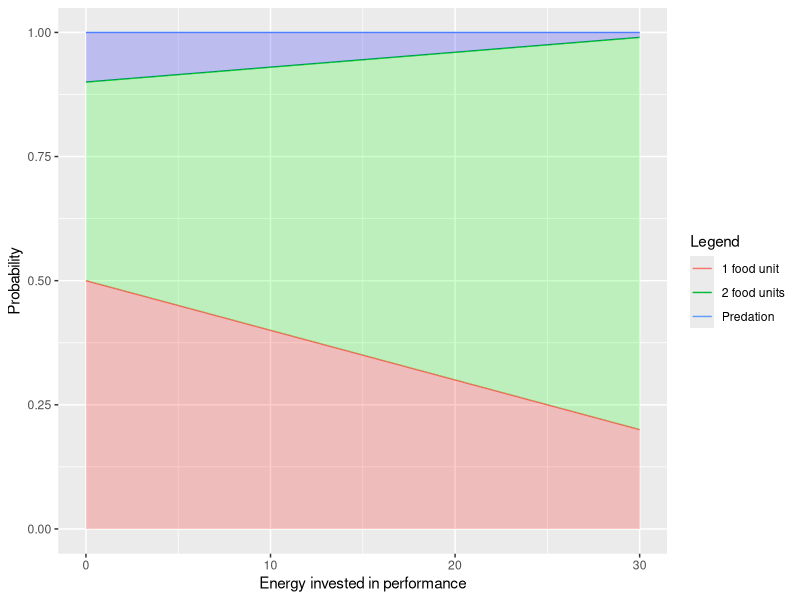
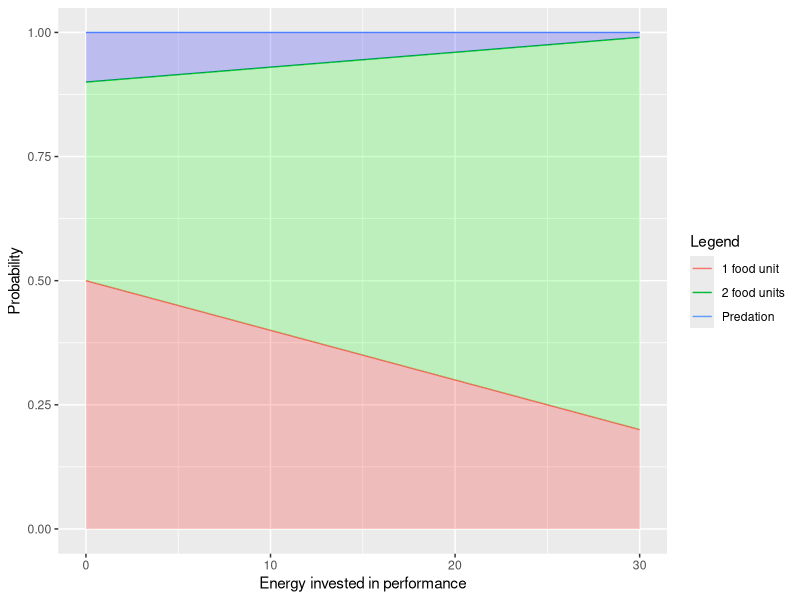
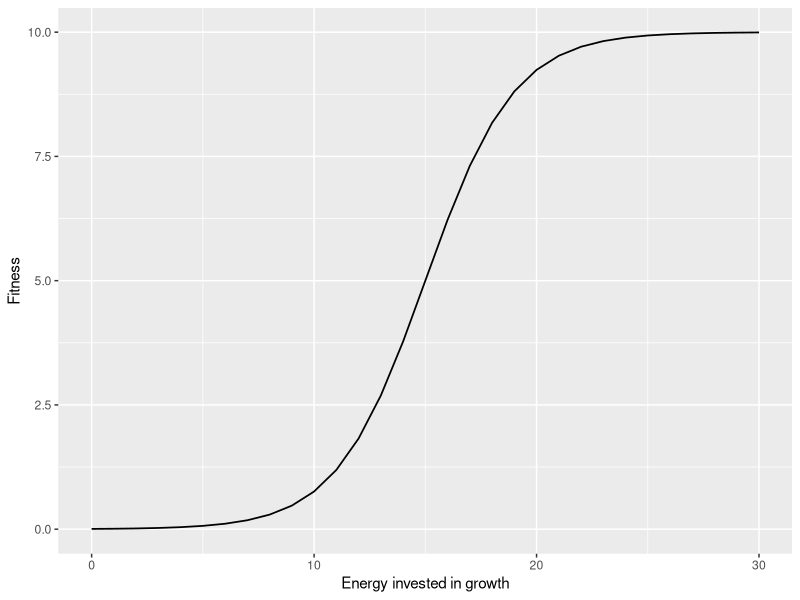

The R script that drew these images, in order:
# SDO MODEL

#----------------Initial parameters-------------------

growth <- 0 # Initial growth value

performance <- 0 # Initial performance value

energy_reserve <- 0 # Where food units go before being invested

metabolic_rate <- 1 
# Amount of food units that every time step is used on self-maintenance

prob_1_unit <- seq(from = 0.5, to = 0.2, length.out = 31) 
# Probability of finding 1 unit of food

prob_2_unit <-seq(from = 0.4, to = 0.79, length.out = 31)
# Probability of finding 2 unit of food

prob_predation <- seq(from = 0.1, to = 0.01, length.out = 31)
# Probability of being predated

energy_growth <- seq(from = 0, to = 30, length.out = 31)

energy_performance <- seq(from = 0, to = 30, length.out = 31)

matrix_food_predation <- cbind(energy_performance , prob_1_unit , prob_2_unit , prob_predation)
# Matrix with the probabilities of each event for every performance value

matrix_food_predation_sum <- cbind(energy_performance , prob_1_unit , prob_2_unit + prob_1_unit, prob_predation + prob_2_unit + prob_1_unit)
# Matrix with the probabilities of each event for every performance value, packed

matrix_food_predation_df <- as.data.frame(matrix_food_predation)
# Data frame of the probabilities

matrix_food_predation_sum_df <- as.data.frame(matrix_food_predation_sum)
names(matrix_food_predation_sum_df)[3] <- "prob_2_unit"
names(matrix_food_predation_sum_df)[4] <- "prob_predation"
# Data frame of the stacked probabilities

sigmoid = function(energy_growth) {
  10 / (1 + exp(0.5*(-energy_growth+15)))
}

fitness_values <- cbind(energy_growth, sigmoid(energy_growth))
fitness_values_df <- as.data.frame(fitness_values)
names(fitness_values_df)[2] <- "Fitness"
# Sigmoid function + Data frame with all its values



#------------------Graphs------------------------

library(ggplot2)
library(dplyr)
library(viridis) # I can't make it colorblind-friendly, but I would like to

# Probability graph

Probability_plot <- ggplot(data = matrix_food_predation_df, aes(x = energy_performance, group = 1)) +
  geom_line(aes(y = prob_1_unit, color = "1 food unit")) +
  geom_line(aes(y = prob_2_unit + prob_1_unit , color = "2 food units")) +
  geom_line(aes(y = prob_predation + prob_2_unit + prob_1_unit, color="Predation")) +
  xlab('Energy invested in performance') +
  ylab('Probability') +
  scale_colour_discrete("Legend") +
  geom_ribbon(aes(ymax = 1, ymin = prob_2_unit + prob_1_unit), fill = "blue", alpha = 0.2) +
  geom_ribbon(aes(ymax = prob_2_unit + prob_1_unit, ymin = prob_1_unit), fill = "green", alpha = 0.2) +
  geom_ribbon(aes(ymax = prob_1_unit, ymin = 0), fill="red", alpha = 0.2)

Probability_plot # Without stacked matrix

Probability_plot_2 <- ggplot(data = matrix_food_predation_sum_df, aes(x = energy_performance, group = 1)) +
  geom_line(aes(y = prob_1_unit, color = "1 food unit")) +
  geom_line(aes(y = prob_2_unit, color = "2 food units")) +
  geom_line(aes(y = prob_predation, color="Predation")) +
  xlab('Energy invested in performance') +
  ylab('Probability') +
  scale_colour_discrete("Legend") +
  geom_ribbon(aes(ymax = 1, ymin = prob_2_unit), fill = "blue", alpha = 0.2) +
  geom_ribbon(aes(ymax = prob_2_unit, ymin = prob_1_unit), fill = "green", alpha = 0.2) +
  geom_ribbon(aes(ymax = prob_1_unit, ymin = 0), fill="red", alpha = 0.2)

Probability_plot_2 # With stacked matrix


# Fitness graph

Fitness_plot <- ggplot(data = fitness_values_df, aes(x = energy_growth)) +
  geom_line(aes(energy_growth, Fitness), data = fitness_values_df, size = 0.6) +
  xlab("Energy invested in growth") + ylab("Fitness")

Fitness_plot



#-----------------Loop---------------------

x <- 1

Random_1 <- function(x){
  runif(x)
}
# Function that generates a random number from 0 to 1 every time it is called

Random_num <- Random_1(x)
# We fix a random number, on which the if loop is going to work

Random_num
# Fixed random number

if(Random_num < prob_1_unit[1]) {
  energy_reserve <- energy_reserve + 1 - metabolic_rate
  "I've found 1 piece of food!"
  } else if(Random_num > prob_1_unit[1] & Random_num <= (prob_1_unit[1] + prob_2_unit[1])) {
  energy_reserve <- energy_reserve + 2 - metabolic_rate
  "I've found 2 pieces of food!! WOW!"
  } else {
  energy_reserve <- 0
  "I'm dead :("
  }
# 3 possible outputs. At the moment we are only working with 0 energy invested on performance. 


time <- 0
while (time <= 10){
  Random_num <- Random_1(x)
  # We fix a random number, on which the if loop is going to work
  
  Random_num
  # Fixed random number
  
  if(Random_num < prob_1_unit[1]) {
    energy_reserve <- energy_reserve + 1 - metabolic_rate
    print("I've found 1 piece of food!")
  } else if(Random_num > prob_1_unit[1] & Random_num <= (prob_1_unit[1] + prob_2_unit[1])) {
    energy_reserve <- energy_reserve + 2 - metabolic_rate
    print("I've found 2 pieces of food!! WOW!")
  } else {
    energy_reserve <- 0
    print("I'm dead :(")
  }
  time <- time + 1
}

# While loop for the previous if sequence. Now we should try to 
# change the performance state at each time_step



time <- 0
while (time <= 10){
  Random_num <- Random_1(x)
  # We fix a random number, on which the if loop is going to work
  
  Random_num
  # Fixed random number
  
  if(Random_num < prob_1_unit[energy_reserve + 1]) {
    energy_reserve <- energy_reserve + 1 - metabolic_rate
    print("I've found 1 piece of food!")
  } else if(Random_num > prob_1_unit[energy_reserve + 1] & Random_num <= (prob_1_unit[energy_reserve + 1] + prob_2_unit[energy_reserve + 1])) {
    energy_reserve <- energy_reserve + 2 - metabolic_rate
    print("I've found 2 pieces of food!! WOW!")
  } else {
    energy_reserve <- 0
    print("I'm dead :(")
  }
  
  time <- time + 1
}

# The same as before, but changing the state at every time step


time <- 0
while (time < 20){
  Random_num <- Random_1(x)
  # We fix a random number, on which the if loop is going to work
  
  Random_num
  # Fixed random number
  
  if(Random_num < prob_1_unit[energy_reserve + 1]) {
    energy_reserve <- energy_reserve + 1 - metabolic_rate
    print("I've found 1 piece of food!")
  } else if(Random_num > prob_1_unit[energy_reserve + 1] & Random_num <= (prob_1_unit[energy_reserve + 1] + prob_2_unit[energy_reserve + 1])) {
    energy_reserve <- energy_reserve + 2 - metabolic_rate
    print("I've found 2 pieces of food!! WOW!")
  } else {
    energy_reserve <- 0
    print("I'm dead :(")
    break
  }
  
  time <- time + 1
}

# The same, but exiting the loop when the tadpole dies
# There is too much mortality :S --> Changed probabilities 
# from 0.4, 0.4, 0.2 to 0.5, 0.4, 0.1 and 0.2, 0.75, 0.05 to 0.2, 0.79, 0.01
